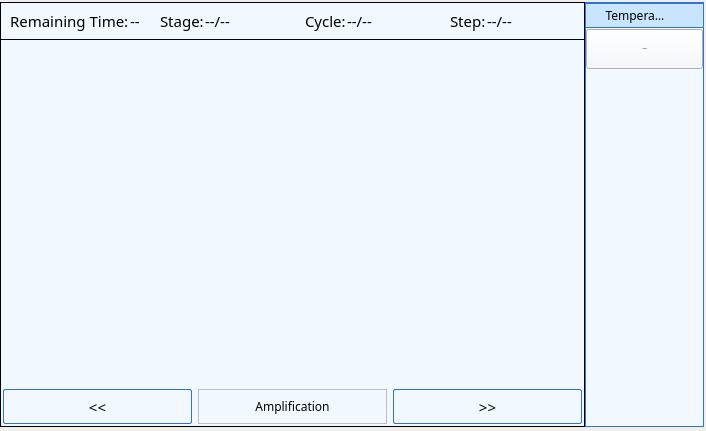
<?xml version="1.0" encoding="UTF-8"?>
<ui version="4.0">
 <class>GRawData</class>
 <widget class="QWidget" name="GRawData">
  <property name="geometry">
   <rect>
    <x>0</x>
    <y>0</y>
    <width>706</width>
    <height>431</height>
   </rect>
  </property>
  <property name="font">
   <font>
    <family>文泉驿等宽微米黑</family>
    <pointsize>11</pointsize>
   </font>
  </property>
  <property name="windowTitle">
   <string>Form</string>
  </property>
  <property name="styleSheet">
   <string notr="true">QWidget *{
background-color: #F2F8FF;
}

QWidget#pageTemp.SideBar {
    border-right: 1px solid rgb(239, 235, 231);
}
QWidget#pageFluor.SideBar {
    border-right: 1px solid rgb(239, 235, 231);
}

QWidget#pageTemp.SideBar  QToolButton {
    font-size: 13px;
    font-weight: normal;
    border: 1px;
    color: rgb(10,10,10);

    padding-left:6px;
    padding-right: 6px;
    padding-top: 5px;

    border-top: 1px dashed rgba(255,255,255,255);
    border-bottom: 1px dashed rgba(255,255,255,255);
    border-right: 1px dashed rgba(255,255,255,255);
}
QWidget#pageFluor.SideBar QToolButton {
    font-size: 13px;
    font-weight: normal;
    border: 1px;
    color: rgb(10,10,10);

    padding-left:6px;
    padding-right: 6px;
    padding-top: 5px;

    border-top: 1px dashed rgba(255,255,255,255);
    border-bottom: 1px dashed rgba(255,255,255,255);
    border-right: 1px dashed rgba(255,255,255,255);
}

QWidget#pageTemp.SideBar QToolButton:hover {
    color: blue;
    background: white;
}
QWidget#pageFluor.SideBar QToolButton:hover {
    color: blue;
    background: white;
}

QWidget#pageTemp.SideBar QToolButton[current=&quot;true&quot;] {
    border-top: 1px solid rgb(165,165,165);
    border-right: 1px solid rgb(55, 55, 55, 55);
    border-bottom: 1px solid rgb(165,165,165);
    color: black;

	background-color: #c9e5fe;
}
QWidget#pageFluor.SideBar QToolButton[current=&quot;true&quot;] {
    border-top: 1px solid rgb(165,165,165);
    border-right: 1px solid rgb(55, 55, 55, 55);
    border-bottom: 1px solid rgb(165,165,165);
    color: black;

	background-color: #c9e5fe;
}

QWidget#pageTemp.SideBar QToolButton[first=&quot;true&quot;] {
    border-top: 1px dashed rgba(255, 255, 255, 255);
}
QWidget#pageFluor.SideBar QToolButton[first=&quot;true&quot;] {
    border-top: 1px dashed rgba(255, 255, 255, 255);
}

QWidget#pageTemp.SideBar .Separator {
    border: none;
}
QWidget#pageFluor.SideBar .Separator {
    border: none;
}

 QPushButton {
border: 1px solid #2f74d0;
font: 11pt &quot;文泉驿等宽微米黑&quot;;
border-radius: 2px;
padding: 5px;
background: qradialgradient(cx: 0.3, cy: -0.4,
fx: 0.3, fy: -0.4,
radius: 1.35, stop: 0 #fff, stop: 1 #c9e5fe);
min-width: 80px;
}

QPushButton:hover {
background: qradialgradient(cx: 0.3, cy: -0.4,
fx: 0.3, fy: -0.4,
radius: 1.35, stop: 0 #fff, stop: 1 #e4f2fe);
}

 QPushButton:pressed {
background: qradialgradient(cx: 0.4, cy: -0.1,
fx: 0.4, fy: -0.1,
radius: 1.35, stop: 0 #fff, stop: 1 #f1f8fe);
}

QPushButton:disabled { 
background: #c9caca;
}
</string>
  </property>
  <layout class="QGridLayout" name="gridLayout">
   <property name="leftMargin">
    <number>0</number>
   </property>
   <property name="topMargin">
    <number>2</number>
   </property>
   <property name="rightMargin">
    <number>2</number>
   </property>
   <property name="bottomMargin">
    <number>4</number>
   </property>
   <property name="spacing">
    <number>0</number>
   </property>
   <item row="0" column="0">
    <widget class="QFrame" name="frame">
     <property name="font">
      <font>
       <family>文泉驿等宽微米黑</family>
      </font>
     </property>
     <property name="frameShape">
      <enum>QFrame::Box</enum>
     </property>
     <property name="frameShadow">
      <enum>QFrame::Plain</enum>
     </property>
     <layout class="QVBoxLayout" name="verticalLayout">
      <property name="spacing">
       <number>0</number>
      </property>
      <property name="leftMargin">
       <number>0</number>
      </property>
      <property name="topMargin">
       <number>0</number>
      </property>
      <property name="rightMargin">
       <number>0</number>
      </property>
      <property name="bottomMargin">
       <number>0</number>
      </property>
      <item>
       <widget class="QWidget" name="widget" native="true">
        <layout class="QHBoxLayout" name="horizontalLayout_5">
         <property name="spacing">
          <number>20</number>
         </property>
         <property name="topMargin">
          <number>0</number>
         </property>
         <property name="bottomMargin">
          <number>0</number>
         </property>
         <item>
          <layout class="QHBoxLayout" name="horizontalLayout_4">
           <property name="spacing">
            <number>1</number>
           </property>
           <item>
            <widget class="QLabel" name="labelRemainTimeTitle">
             <property name="sizePolicy">
              <sizepolicy hsizetype="Fixed" vsizetype="Preferred">
               <horstretch>0</horstretch>
               <verstretch>0</verstretch>
              </sizepolicy>
             </property>
             <property name="minimumSize">
              <size>
               <width>0</width>
               <height>35</height>
              </size>
             </property>
             <property name="font">
              <font>
               <family>文泉驿等宽微米黑</family>
               <pointsize>11</pointsize>
               <weight>50</weight>
               <bold>false</bold>
              </font>
             </property>
             <property name="text">
              <string>Remaining Time:</string>
             </property>
            </widget>
           </item>
           <item>
            <widget class="QLabel" name="labelRemainTime">
             <property name="minimumSize">
              <size>
               <width>0</width>
               <height>35</height>
              </size>
             </property>
             <property name="font">
              <font>
               <family>文泉驿等宽微米黑</family>
               <pointsize>11</pointsize>
              </font>
             </property>
             <property name="text">
              <string>--</string>
             </property>
            </widget>
           </item>
          </layout>
         </item>
         <item>
          <layout class="QHBoxLayout" name="horizontalLayout_2">
           <property name="spacing">
            <number>1</number>
           </property>
           <item>
            <widget class="QLabel" name="labelStageTitle">
             <property name="sizePolicy">
              <sizepolicy hsizetype="Fixed" vsizetype="Preferred">
               <horstretch>0</horstretch>
               <verstretch>0</verstretch>
              </sizepolicy>
             </property>
             <property name="minimumSize">
              <size>
               <width>0</width>
               <height>35</height>
              </size>
             </property>
             <property name="font">
              <font>
               <family>文泉驿等宽微米黑</family>
               <pointsize>11</pointsize>
               <weight>50</weight>
               <bold>false</bold>
              </font>
             </property>
             <property name="text">
              <string>Stage:</string>
             </property>
            </widget>
           </item>
           <item>
            <widget class="QLabel" name="labelStage">
             <property name="minimumSize">
              <size>
               <width>0</width>
               <height>35</height>
              </size>
             </property>
             <property name="font">
              <font>
               <family>文泉驿等宽微米黑</family>
               <pointsize>11</pointsize>
              </font>
             </property>
             <property name="text">
              <string>--/--</string>
             </property>
            </widget>
           </item>
          </layout>
         </item>
         <item>
          <layout class="QHBoxLayout" name="horizontalLayout_3">
           <property name="spacing">
            <number>1</number>
           </property>
           <item>
            <widget class="QLabel" name="labelCycleTitle">
             <property name="sizePolicy">
              <sizepolicy hsizetype="Fixed" vsizetype="Preferred">
               <horstretch>0</horstretch>
               <verstretch>0</verstretch>
              </sizepolicy>
             </property>
             <property name="minimumSize">
              <size>
               <width>0</width>
               <height>35</height>
              </size>
             </property>
             <property name="font">
              <font>
               <family>文泉驿等宽微米黑</family>
               <pointsize>11</pointsize>
               <weight>50</weight>
               <bold>false</bold>
              </font>
             </property>
             <property name="text">
              <string>Cycle:</string>
             </property>
            </widget>
           </item>
           <item>
            <widget class="QLabel" name="labelCycle">
             <property name="minimumSize">
              <size>
               <width>0</width>
               <height>35</height>
              </size>
             </property>
             <property name="font">
              <font>
               <family>文泉驿等宽微米黑</family>
               <pointsize>11</pointsize>
              </font>
             </property>
             <property name="text">
              <string>--/--</string>
             </property>
            </widget>
           </item>
          </layout>
         </item>
         <item>
          <layout class="QHBoxLayout" name="horizontalLayout">
           <property name="spacing">
            <number>1</number>
           </property>
           <item>
            <widget class="QLabel" name="labelStepTitle">
             <property name="sizePolicy">
              <sizepolicy hsizetype="Fixed" vsizetype="Preferred">
               <horstretch>0</horstretch>
               <verstretch>0</verstretch>
              </sizepolicy>
             </property>
             <property name="minimumSize">
              <size>
               <width>0</width>
               <height>35</height>
              </size>
             </property>
             <property name="font">
              <font>
               <family>文泉驿等宽微米黑</family>
               <pointsize>11</pointsize>
               <weight>50</weight>
               <bold>false</bold>
              </font>
             </property>
             <property name="text">
              <string>Step:</string>
             </property>
            </widget>
           </item>
           <item>
            <widget class="QLabel" name="labelStep">
             <property name="minimumSize">
              <size>
               <width>0</width>
               <height>35</height>
              </size>
             </property>
             <property name="font">
              <font>
               <family>文泉驿等宽微米黑</family>
               <pointsize>11</pointsize>
              </font>
             </property>
             <property name="text">
              <string>--/--</string>
             </property>
            </widget>
           </item>
          </layout>
         </item>
        </layout>
       </widget>
      </item>
      <item>
       <widget class="Line" name="line">
        <property name="frameShadow">
         <enum>QFrame::Plain</enum>
        </property>
        <property name="orientation">
         <enum>Qt::Horizontal</enum>
        </property>
       </widget>
      </item>
      <item>
       <widget class="QStackedWidget" name="stackedWidget">
        <property name="sizePolicy">
         <sizepolicy hsizetype="Expanding" vsizetype="Preferred">
          <horstretch>0</horstretch>
          <verstretch>0</verstretch>
         </sizepolicy>
        </property>
        <property name="font">
         <font>
          <family>文泉驿等宽微米黑</family>
          <pointsize>11</pointsize>
         </font>
        </property>
        <property name="frameShape">
         <enum>QFrame::NoFrame</enum>
        </property>
        <property name="frameShadow">
         <enum>QFrame::Plain</enum>
        </property>
        <property name="currentIndex">
         <number>0</number>
        </property>
        <widget class="QWidget" name="pageRawData"/>
        <widget class="QWidget" name="pageHeatMap">
         <layout class="QHBoxLayout" name="horizontalLayout_8">
          <property name="spacing">
           <number>6</number>
          </property>
          <property name="leftMargin">
           <number>6</number>
          </property>
          <property name="rightMargin">
           <number>4</number>
          </property>
          <item>
           <widget class="QTableView" name="tableView">
            <property name="sizePolicy">
             <sizepolicy hsizetype="Expanding" vsizetype="Expanding">
              <horstretch>0</horstretch>
              <verstretch>0</verstretch>
             </sizepolicy>
            </property>
            <property name="focusPolicy">
             <enum>Qt::NoFocus</enum>
            </property>
            <property name="verticalScrollBarPolicy">
             <enum>Qt::ScrollBarAlwaysOff</enum>
            </property>
            <property name="horizontalScrollBarPolicy">
             <enum>Qt::ScrollBarAlwaysOff</enum>
            </property>
            <property name="autoScroll">
             <bool>false</bool>
            </property>
            <property name="editTriggers">
             <set>QAbstractItemView::NoEditTriggers</set>
            </property>
            <property name="showDropIndicator" stdset="0">
             <bool>false</bool>
            </property>
            <property name="dragDropOverwriteMode">
             <bool>false</bool>
            </property>
            <property name="selectionMode">
             <enum>QAbstractItemView::NoSelection</enum>
            </property>
            <property name="cornerButtonEnabled">
             <bool>false</bool>
            </property>
            <attribute name="horizontalHeaderVisible">
             <bool>false</bool>
            </attribute>
            <attribute name="horizontalHeaderCascadingSectionResizes">
             <bool>false</bool>
            </attribute>
            <attribute name="horizontalHeaderMinimumSectionSize">
             <number>30</number>
            </attribute>
            <attribute name="horizontalHeaderDefaultSectionSize">
             <number>30</number>
            </attribute>
            <attribute name="horizontalHeaderHighlightSections">
             <bool>true</bool>
            </attribute>
            <attribute name="horizontalHeaderStretchLastSection">
             <bool>false</bool>
            </attribute>
            <attribute name="verticalHeaderVisible">
             <bool>false</bool>
            </attribute>
            <attribute name="verticalHeaderCascadingSectionResizes">
             <bool>false</bool>
            </attribute>
            <attribute name="verticalHeaderMinimumSectionSize">
             <number>30</number>
            </attribute>
            <attribute name="verticalHeaderDefaultSectionSize">
             <number>30</number>
            </attribute>
            <attribute name="verticalHeaderHighlightSections">
             <bool>true</bool>
            </attribute>
            <attribute name="verticalHeaderStretchLastSection">
             <bool>false</bool>
            </attribute>
           </widget>
          </item>
          <item>
           <spacer name="horizontalSpacer_2">
            <property name="orientation">
             <enum>Qt::Horizontal</enum>
            </property>
            <property name="sizeType">
             <enum>QSizePolicy::Preferred</enum>
            </property>
            <property name="sizeHint" stdset="0">
             <size>
              <width>4</width>
              <height>20</height>
             </size>
            </property>
           </spacer>
          </item>
          <item>
           <layout class="QVBoxLayout" name="verticalLayout_4">
            <item>
             <layout class="QHBoxLayout" name="horizontalLayout_6">
              <item>
               <widget class="QLabel" name="labelHotPic">
                <property name="sizePolicy">
                 <sizepolicy hsizetype="Fixed" vsizetype="Preferred">
                  <horstretch>0</horstretch>
                  <verstretch>0</verstretch>
                 </sizepolicy>
                </property>
                <property name="minimumSize">
                 <size>
                  <width>40</width>
                  <height>0</height>
                 </size>
                </property>
                <property name="maximumSize">
                 <size>
                  <width>40</width>
                  <height>16777215</height>
                 </size>
                </property>
                <property name="styleSheet">
                 <string notr="true">background-color: qlineargradient(spread:pad, x1:0, y1:1, x2:0, y2:0, stop:0 rgba(0, 130, 240, 255), stop:0.5 rgba(255, 255, 0, 255), stop:1 rgba(255, 0, 0, 255));</string>
                </property>
                <property name="text">
                 <string/>
                </property>
               </widget>
              </item>
              <item>
               <layout class="QVBoxLayout" name="verticalLayout_3">
                <item>
                 <widget class="QLabel" name="labelHotMax">
                  <property name="sizePolicy">
                   <sizepolicy hsizetype="Fixed" vsizetype="Preferred">
                    <horstretch>0</horstretch>
                    <verstretch>0</verstretch>
                   </sizepolicy>
                  </property>
                  <property name="minimumSize">
                   <size>
                    <width>56</width>
                    <height>0</height>
                   </size>
                  </property>
                  <property name="maximumSize">
                   <size>
                    <width>56</width>
                    <height>16777215</height>
                   </size>
                  </property>
                  <property name="font">
                   <font>
                    <pointsize>10</pointsize>
                    <weight>50</weight>
                    <bold>false</bold>
                   </font>
                  </property>
                  <property name="text">
                   <string>400.0</string>
                  </property>
                 </widget>
                </item>
                <item>
                 <spacer name="verticalSpacer_2">
                  <property name="orientation">
                   <enum>Qt::Vertical</enum>
                  </property>
                  <property name="sizeHint" stdset="0">
                   <size>
                    <width>20</width>
                    <height>40</height>
                   </size>
                  </property>
                 </spacer>
                </item>
                <item>
                 <widget class="QLabel" name="labelHotMin">
                  <property name="minimumSize">
                   <size>
                    <width>56</width>
                    <height>0</height>
                   </size>
                  </property>
                  <property name="maximumSize">
                   <size>
                    <width>56</width>
                    <height>16777215</height>
                   </size>
                  </property>
                  <property name="font">
                   <font>
                    <pointsize>10</pointsize>
                    <weight>50</weight>
                    <bold>false</bold>
                   </font>
                  </property>
                  <property name="text">
                   <string>0</string>
                  </property>
                 </widget>
                </item>
               </layout>
              </item>
             </layout>
            </item>
            <item>
             <spacer name="verticalSpacerNAUp">
              <property name="orientation">
               <enum>Qt::Vertical</enum>
              </property>
              <property name="sizeType">
               <enum>QSizePolicy::Fixed</enum>
              </property>
              <property name="sizeHint" stdset="0">
               <size>
                <width>20</width>
                <height>1</height>
               </size>
              </property>
             </spacer>
            </item>
            <item>
             <spacer name="verticalSpacerNADown">
              <property name="orientation">
               <enum>Qt::Vertical</enum>
              </property>
              <property name="sizeType">
               <enum>QSizePolicy::Fixed</enum>
              </property>
              <property name="sizeHint" stdset="0">
               <size>
                <width>20</width>
                <height>1</height>
               </size>
              </property>
             </spacer>
            </item>
           </layout>
          </item>
         </layout>
        </widget>
       </widget>
      </item>
      <item>
       <widget class="QWidget" name="btnWidget" native="true">
        <layout class="QHBoxLayout" name="horizontalLayout_9">
         <property name="leftMargin">
          <number>2</number>
         </property>
         <property name="topMargin">
          <number>0</number>
         </property>
         <property name="rightMargin">
          <number>2</number>
         </property>
         <property name="bottomMargin">
          <number>2</number>
         </property>
         <item>
          <widget class="QPushButton" name="buttonPrev">
           <property name="minimumSize">
            <size>
             <width>92</width>
             <height>35</height>
            </size>
           </property>
           <property name="maximumSize">
            <size>
             <width>200</width>
             <height>35</height>
            </size>
           </property>
           <property name="font">
            <font>
             <family>文泉驿等宽微米黑</family>
             <pointsize>11</pointsize>
             <weight>50</weight>
             <italic>false</italic>
             <bold>false</bold>
            </font>
           </property>
           <property name="focusPolicy">
            <enum>Qt::NoFocus</enum>
           </property>
           <property name="text">
            <string>&lt;&lt;</string>
           </property>
          </widget>
         </item>
         <item>
          <widget class="QLabel" name="labelCurrent">
           <property name="font">
            <font>
             <family>文泉驿等宽微米黑</family>
            </font>
           </property>
           <property name="frameShape">
            <enum>QFrame::StyledPanel</enum>
           </property>
           <property name="frameShadow">
            <enum>QFrame::Sunken</enum>
           </property>
           <property name="text">
            <string>Amplification</string>
           </property>
           <property name="alignment">
            <set>Qt::AlignCenter</set>
           </property>
          </widget>
         </item>
         <item>
          <widget class="QPushButton" name="buttonNext">
           <property name="minimumSize">
            <size>
             <width>92</width>
             <height>35</height>
            </size>
           </property>
           <property name="maximumSize">
            <size>
             <width>200</width>
             <height>35</height>
            </size>
           </property>
           <property name="font">
            <font>
             <family>文泉驿等宽微米黑</family>
             <pointsize>11</pointsize>
             <weight>50</weight>
             <italic>false</italic>
             <bold>false</bold>
            </font>
           </property>
           <property name="focusPolicy">
            <enum>Qt::NoFocus</enum>
           </property>
           <property name="text">
            <string>&gt;&gt;</string>
           </property>
          </widget>
         </item>
        </layout>
       </widget>
      </item>
     </layout>
    </widget>
   </item>
   <item row="0" column="1">
    <widget class="QToolBox" name="toolBox">
     <property name="enabled">
      <bool>true</bool>
     </property>
     <property name="sizePolicy">
      <sizepolicy hsizetype="Expanding" vsizetype="Expanding">
       <horstretch>0</horstretch>
       <verstretch>0</verstretch>
      </sizepolicy>
     </property>
     <property name="maximumSize">
      <size>
       <width>119</width>
       <height>16777215</height>
      </size>
     </property>
     <property name="font">
      <font>
       <family>文泉驿等宽微米黑</family>
      </font>
     </property>
     <property name="styleSheet">
      <string notr="true">QToolBox{
border: 1px solid #2f74d0;
}

QToolBox::tab {
height: 45px;
background-color: #f2f8ff;
border-bottom: 1px solid #2f74d0;
border-top: 1px solid #2f74d0;
}

QToolBox::tab:selected {
background-color: #c9e5fe;
border-width: 1px;
}

QToolBox::tab:first:!selected {
border-top-width: 0px;
}

QToolBox::tab:last:!selected {
border-bottom-width: 0px;
}

QToolBox QAbstractButton{
height: 45px;
}</string>
     </property>
     <property name="currentIndex">
      <number>0</number>
     </property>
     <property name="tabSpacing">
      <number>1</number>
     </property>
     <widget class="QWidget" name="pageTemp">
      <property name="geometry">
       <rect>
        <x>0</x>
        <y>0</y>
        <width>117</width>
        <height>391</height>
       </rect>
      </property>
      <property name="class" stdset="0">
       <string>SideBar</string>
      </property>
      <attribute name="label">
       <string>     Temperature</string>
      </attribute>
      <layout class="QVBoxLayout" name="verticalLayout_2">
       <property name="spacing">
        <number>0</number>
       </property>
       <property name="leftMargin">
        <number>0</number>
       </property>
       <property name="topMargin">
        <number>0</number>
       </property>
       <property name="rightMargin">
        <number>0</number>
       </property>
       <property name="bottomMargin">
        <number>0</number>
       </property>
       <item>
        <widget class="QToolButton" name="toolButton_temp">
         <property name="enabled">
          <bool>true</bool>
         </property>
         <property name="sizePolicy">
          <sizepolicy hsizetype="Preferred" vsizetype="Expanding">
           <horstretch>0</horstretch>
           <verstretch>0</verstretch>
          </sizepolicy>
         </property>
         <property name="minimumSize">
          <size>
           <width>0</width>
           <height>40</height>
          </size>
         </property>
         <property name="maximumSize">
          <size>
           <width>16777215</width>
           <height>40</height>
          </size>
         </property>
         <property name="font">
          <font>
           <pointsize>-1</pointsize>
           <weight>50</weight>
           <bold>false</bold>
          </font>
         </property>
         <property name="focusPolicy">
          <enum>Qt::NoFocus</enum>
         </property>
         <property name="text">
          <string>T. Program</string>
         </property>
         <property name="iconSize">
          <size>
           <width>80</width>
           <height>30</height>
          </size>
         </property>
         <property name="toolButtonStyle">
          <enum>Qt::ToolButtonTextUnderIcon</enum>
         </property>
        </widget>
       </item>
       <item>
        <spacer name="verticalSpacer_3">
         <property name="orientation">
          <enum>Qt::Vertical</enum>
         </property>
         <property name="sizeHint" stdset="0">
          <size>
           <width>20</width>
           <height>168</height>
          </size>
         </property>
        </spacer>
       </item>
      </layout>
     </widget>
    </widget>
   </item>
  </layout>
 </widget>
 <resources/>
 <connections/>
</ui>
